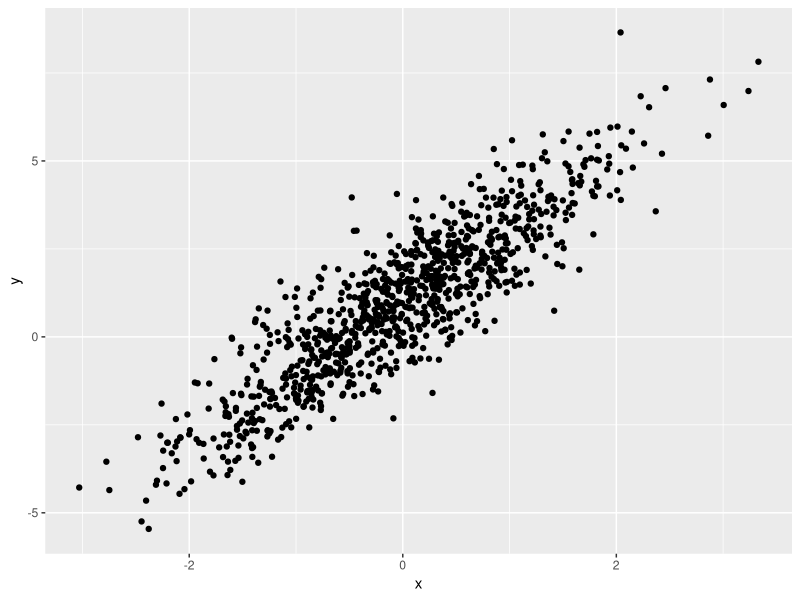
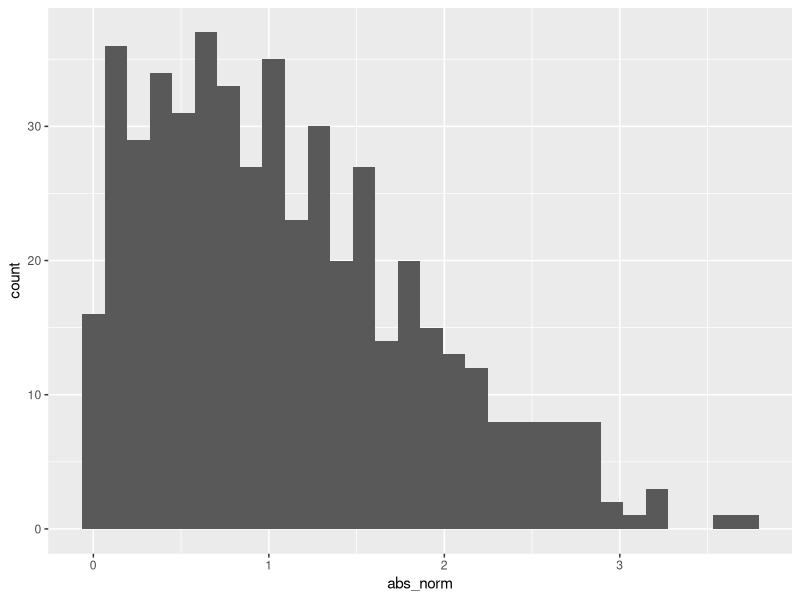

R code for these plots, in order:
## ---- chunk 1
library(tidyverse)
## ---- chunk 2
samp = rnorm(100)
length(samp)
## ---- chunk 3
plot_df = 
  tibble (
    x = rnorm(n=1000),
    y = 1 + 2 * x + rnorm(n=1000)
  )


ggplot(plot_df, aes(x=x, y=y))+ geom_point()

## ---- chunk 4
la_df = 
  tibble (
    norm = rnorm (n = 500, mean = 1),
    logical = norm > 0,
    abs_norm = abs(norm)
  )

ggplot(la_df, aes(x=abs_norm)) + geom_histogram()
